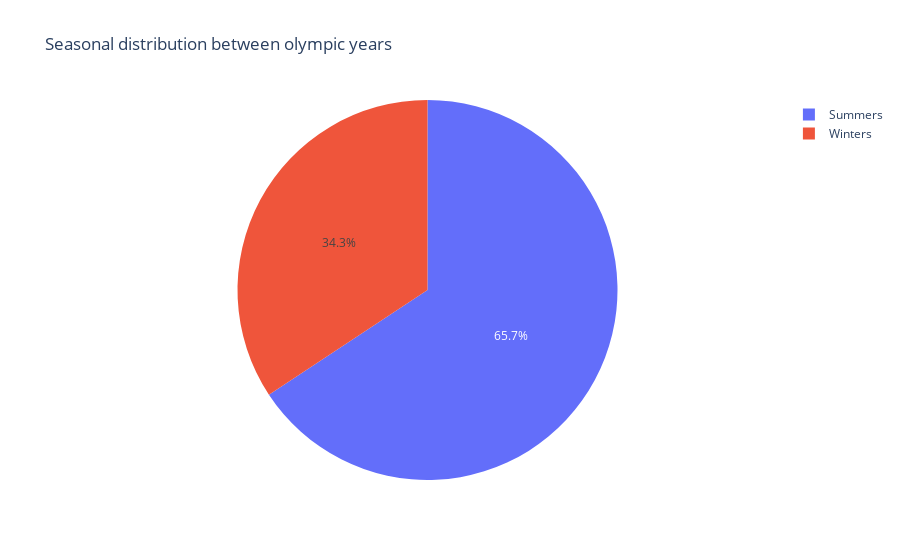

Notebook cell for this chart:
### Code cell
num_of_olympic_years = olympic_data.drop_duplicates(subset=['Year'], keep='first')

summers, winter = num_of_olympic_years['Season'].value_counts()

fig = px.pie(
    values=[summers, winter],
    names=['Summers', 'Winters'],
    title="Seasonal distribution between olympic years",
    
)

fig.show()

### Figure 1 — Plotly figure (JSON) as saved in the notebook; plotly's stock layout.template omitted (floating-point values rounded to 4 significant figures)
{"data": [{"domain": {"x": [0, 1], "y": [0, 1]}, "hovertemplate": "label=%{label}<br>value=%{value}<extra></extra>", "labels": ["Summers", "Winters"], "legendgroup": "", "name": "", "showlegend": true, "type": "pie", "values": [23, 12]}], "layout": {"legend": {"tracegroupgap": 0}, "title": {"text": "Seasonal distribution between olympic years"}}}
